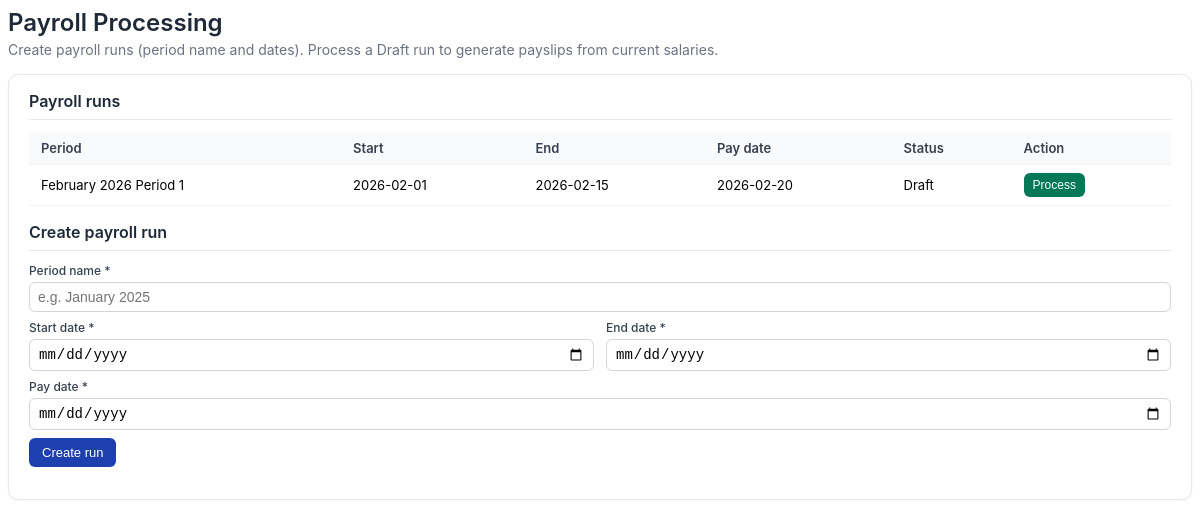
/modules/payroll/views/payroll_processing.php, run on the app's committed database.
### tables this page shows
CREATE TABLE `payroll_runs` (
  `id` int(11) NOT NULL,
  `period_name` varchar(100) NOT NULL,
  `start_date` date NOT NULL,
  `end_date` date NOT NULL,
  `pay_date` date NOT NULL,
  `status` enum('Draft','Processed','Closed') NOT NULL DEFAULT 'Draft',
  `created_at` timestamp NOT NULL DEFAULT current_timestamp(),
  `updated_at` timestamp NOT NULL DEFAULT current_timestamp() ON UPDATE current_timestamp()
);

### config/BaseModel.php (called while the page is built, shortened)
<?php
abstract class BaseModel {
    protected $db;
    public function __construct() {
        $database = new Database();
        $this->db = $database->connect();
    }
    public function query($sql, $params = []) {
        try {
            $stmt = $this->db->prepare($sql);
            if (!empty($params)) {
                $stmt->execute($params);
            } else {
                $stmt->execute();
            }
            return $stmt->fetchAll(PDO::FETCH_ASSOC);
        } catch (PDOException $e) {
            throw new Exception("Query execution failed: " . $e->getMessage());
        }
    }
}
?>

### config/Database.php (called while the page is built, shortened)
<?php
class Database {
    private $host = 'localhost';
    private $db_name = 'public_html';
    private $username = 'root';
    private $password = '';
    public function connect() {
        $this->conn = null;
        try {
            $this->conn = new PDO(
                'mysql:host=' . $this->host . ';dbname=' . $this->db_name . ';charset=utf8mb4',
                $this->username,
                $this->password
            );
            $this->conn->setAttribute(PDO::ATTR_ERRMODE, PDO::ERRMODE_EXCEPTION);
            $this->conn->exec("SET @@session.time_zone = '+08:00'");
        } catch (PDOException $e) {
            error_log('Database Connection Error: ' . $e->getMessage());
            throw new RuntimeException('Database connection failed: ' . $e->getMessage(), 0, $e);
        }
        return $this->conn;
    }
}
?>

### modules/payroll/models/PayrollRun.php (called while the page is built, shortened)
<?php
require_once __DIR__ . '/../../../config/BaseModel.php';
class PayrollRun extends BaseModel {
    protected $table = 'payroll_runs';
    public function getAll() {
        return $this->query("SELECT * FROM {$this->table} ORDER BY start_date DESC");
    }
}

### modules/payroll/views/payroll_processing.php (the view, shortened to what this page needs)
<?php
require_once __DIR__ . '/../../../config/Database.php';
require_once __DIR__ . '/../models/PayrollRun.php';
$run = new PayrollRun();
$runs = $run->getAll();
$handlerUrl = 'modules/payroll/payroll_processing_handler.php';
?>
<div class="main-content payroll-processing-content">
<div class="py-header">
  <h1 class="py-title">Payroll Processing</h1>
  <p class="py-subtitle">Create payroll runs (period name and dates). Process a Draft run to generate payslips from current salaries.</p>
</div>
<div class="py-card">
  <h3>Payroll runs</h3>
  <?php if (empty($runs)): ?>
  <p class="py-empty">No runs yet. Create one below.</p>
  <?php else: ?>
  <table class="py-table">
    <thead><tr><th>Period</th><th>Start</th><th>End</th><th>Pay date</th><th>Status</th><th>Action</th></tr></thead>
    <tbody>
    <?php foreach ($runs as $r): ?>
      <tr>
        <td><?php echo htmlspecialchars($r['period_name']); ?></td>
        <td><?php echo htmlspecialchars($r['start_date']); ?></td>
        <td><?php echo htmlspecialchars($r['end_date']); ?></td>
        <td><?php echo htmlspecialchars($r['pay_date']); ?></td>
        <td><?php echo htmlspecialchars($r['status']); ?></td>
        <td>
          <?php if ($r['status'] === 'Draft'): ?>
          <form class="py-inline-form" method="post" action="<?php echo htmlspecialchars($handlerUrl); ?>">
            <button type="submit" class="py-btn py-btn-success py-btn-sm">Process</button>
          </form>
          <?php else: ?>—<?php endif; ?>
        </td>
      </tr>
    <?php endforeach; ?>
    </tbody>
  </table>
  <?php endif; ?>
  <h3 style="margin-top: 1rem;">Create payroll run</h3>
  <form class="py-form" method="post" action="<?php echo htmlspecialchars($handlerUrl); ?>">
    <label>Period name *</label>
    <input type="text" name="period_name" required placeholder="e.g. January 2025">
    <div class="py-row">
      <div><label>Start date *</label><input type="date" name="start_date" required></div>
      <div><label>End date *</label><input type="date" name="end_date" required></div>
    </div>
    <label>Pay date *</label>
    <input type="date" name="pay_date" required>
    <button type="submit" class="py-btn py-btn-primary">Create run</button>
  </form>
</div>
</div>

### modules/payroll/views/payroll_processing.php (style rules this page uses)
.payroll-processing-content { font-family: -apple-system, BlinkMacSystemFont, 'Segoe UI', Roboto, sans-serif; color: #1f2937; }
.py-header { margin-bottom: 1rem; }
.py-title { font-size: 1.5rem; font-weight: 600; margin: 0 0 0.25rem 0; }
.py-subtitle { font-size: 0.875rem; color: #6b7280; margin: 0; }
.py-card { background: #fff; border: 1px solid #e5e7eb; border-radius: 10px; padding: 1rem 1.25rem; margin-bottom: 1rem; box-shadow: 0 1px 2px rgba(0,0,0,0.05); }
.py-card h3 { font-size: 1rem; font-weight: 600; margin: 0 0 0.75rem 0; padding-bottom: 0.5rem; border-bottom: 1px solid #e5e7eb; }
.py-table { width: 100%; border-collapse: collapse; font-size: 0.8125rem; }
.py-table th, .py-table td { text-align: left; padding: 0.5rem 0.75rem; border-bottom: 1px solid #f3f4f6; }
.py-table th { font-weight: 600; color: #374151; background: #f9fafb; }
.py-form label { display: block; font-size: 0.75rem; font-weight: 500; color: #374151; margin-bottom: 0.25rem; }
.py-form input { width: 100%; padding: 0.375rem 0.5rem; border: 1px solid #d1d5db; border-radius: 6px; font-size: 0.875rem; margin-bottom: 0.5rem; box-sizing: border-box; }
.py-form .py-row { display: grid; grid-template-columns: 1fr 1fr; gap: 0.75rem; }
.py-btn { display: inline-block; padding: 0.375rem 0.75rem; font-size: 0.8125rem; font-weight: 500; border-radius: 6px; border: 1px solid transparent; cursor: pointer; }
.py-btn-primary { background: #1e40af; color: #fff; }
.py-btn-success { background: #047857; color: #fff; }
.py-btn-sm { padding: 0.25rem 0.5rem; font-size: 0.75rem; }
.py-inline-form { display: inline; }

### data on the page
payroll_runs: period_name "February 2026 Period 1", start_date "2026-02-01", end_date "2026-02-15", pay_date "2026-02-20", status "Draft"
